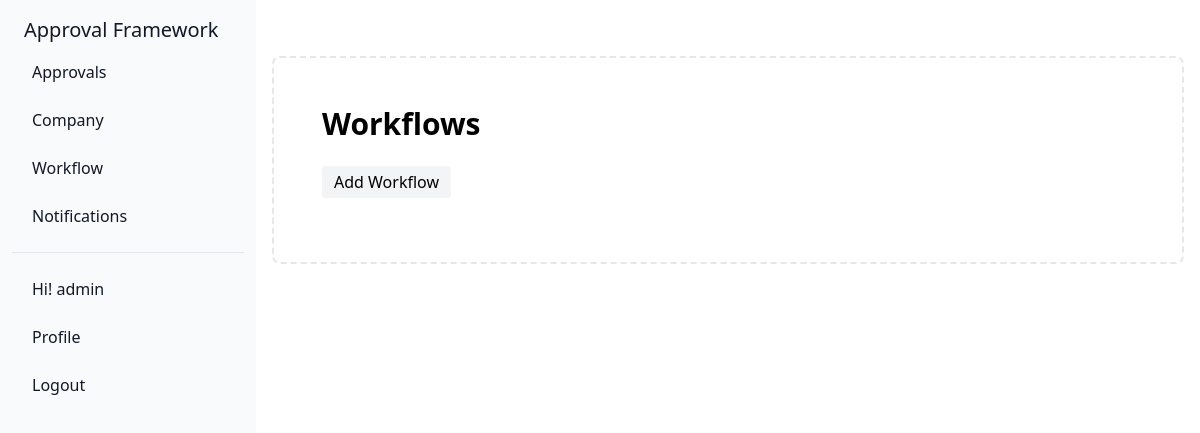
/workflow/ (signed in), run on an earlier commit of the app's database.
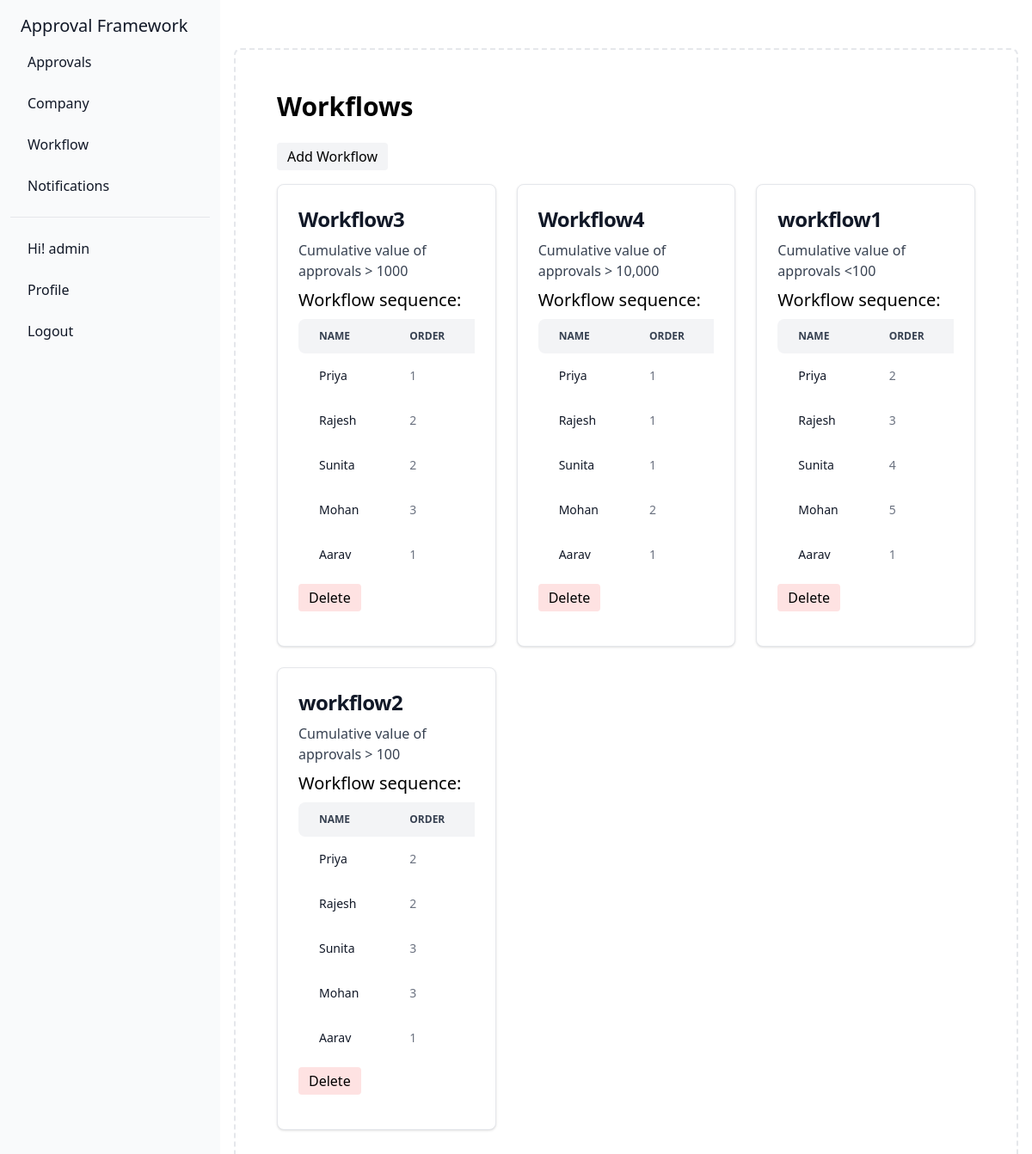
And on a later commit of the database.
### approval/models.py (models this page shows, shortened)
class Workflow(models.Model):
    id = models.AutoField(primary_key=True)
    name = models.CharField(max_length=255)
    description = models.TextField()
    threshold_value = models.IntegerField()  # Approval value threshold to trigger this workflow

class WorkflowStep(models.Model):
    id = models.AutoField(primary_key=True)
    workflow = models.ForeignKey(Workflow, on_delete=models.CASCADE)
    user = models.ForeignKey(User_profile, on_delete=models.CASCADE)
    sequence = models.IntegerField()

class User_profile(models.Model):
    User = models.ForeignKey(User,on_delete=models.CASCADE)
    password = models.CharField(max_length=50,default = 'dlvgh123')
    company = models.ForeignKey(Company,on_delete=models.CASCADE)
    role_choices = {
        ('admin', 'admin'),
        ('staff', 'staff'),
        ('client','client'),
    }
    role = models.CharField(max_length=50,choices=role_choices)
    api_key = models.CharField(max_length=50,default=None,null=True)

### approval/views.py (the view)
# urls.py: path('workflow/',views.workflow,name = 'workflow page'),
def workflow(request):
    user = User_profile.objects.get(User = request.user.id)
    if request.user.is_authenticated and user.role == 'admin' :
        workflows = Workflow.objects.all().order_by('name')
        worksteps = WorkflowStep.objects.all().order_by('workflow')
        return render(request,'workflow.html',{'workflows':workflows,'profile':user,'worksteps':worksteps})
    return redirect('/login/')

### templates/workflow.html (shortened to what this page needs)
{% extends "home.html" %}
{% block content %}
<div class="bg-white p-8  sm:w-full">
    <h1 class="text-3xl font-semibold mb-6">Workflows </h1>
    <a href="/workflow/create/" class="inline-flex mr-5 items-center bg-gray-100 border-0 py-1 px-3 focus:outline-none hover:bg-gray-200 rounded text-base mt-4 md:mt-0">
        Add Workflow
    </a>
    <div class="grid grid-cols-1 sm:grid-cols-2 lg:grid-cols-3 gap-6 mt-4">
        {% for workflow in workflows %}
        <card class="col-span-1">
            <div
                class="block max-w-sm p-6 bg-white border border-gray-200 rounded-lg shadow hover:bg-gray-100">
                <h5 class="mb-2 text-2xl font-bold tracking-tight text-gray-900">
                    {{workflow.name}}
                </h5>
                <p class="font-normal text-gray-700">
                    {{workflow.description}}
                </p>
                <p class="text-xl my-2   ">Workflow sequence:</p>
                <div class="relative overflow-x-auto mb-2 ">
                    <table class="w-full text-sm text-left rtl:text-right text-gray-500 ">
                        <thead class="text-xs text-gray-700 uppercase bg-gray-100 ">
                            <tr>
                                <th scope="col" class="px-6 py-3 rounded-s-lg">
                                    Name
                                </th>
                                <th scope="col" class="px-6 py-3">
                                    Order
                                </th>
                            </tr>
                        </thead>
                        <tbody>
                                {% for workstep in worksteps %}
                                    {% if workstep.workflow.name == workflow.name %}
                                    <tr class="bg-white ">
                                        <td scope="row" class="px-6 py-4 font-medium capitalize text-gray-900 whitespace-nowrap ">
                                            {{workstep.user.User.first_name}}
                                        </td>
                                        <td class="px-6 py-4">
                                            {{workstep.sequence}}
                                        </td>
                                    </tr>
                                    {% endif %}
                                {%endfor%}
                        </tbody>
                    </table>
                </div>
                <a href="/workflow/{{workflow.id}}/remove/" class="inline-flex  mt-4 mb-4 items-center bg-red-100 border-0 py-1 px-3 focus:outline-none hover:bg-red-200 rounded text-base mt-4 md:mt-0">
                    Delete
                </a>
            </div>
        </card>
        {%endfor%}
    </div>
</div>
{% endblock %}

### templates/home.html (shortened to what this page needs)
{% extends 'base.html' %}
{% block body %}
<header class="text-gray-600 body-font">
    <div class="container mx-auto flex flex-wrap sm:p-5 flex-col md:flex-row items-center">
    </div>
</header>
{% if user.is_authenticated %}
 <aside id="separator-sidebar" class="fixed top-0 left-0 z-40 w-64 h-screen transition-transform -translate-x-full sm:translate-x-0" aria-label="Sidebar">
    <div class="h-full px-3 py-4 overflow-y-auto bg-gray-50 ">
       <ul class="space-y-2 font-medium">
        <li>
            <a class="flex title-font font-medium items-center text-gray-900 mb-4 md:mb-0" href="/">
                <span class="ml-3 text-xl">Approval Framework</span>
              </a>
         </li>
         <li>
             <a href="/approval/" class="flex items-center p-2 text-gray-900 rounded-lg  hover:bg-gray-100  group">
                <span class="ms-3">Approvals</span>
             </a>
          </li>
         {% if  profile.role == 'admin' %}
          <li>
            <a href="/company/" class="flex items-center p-2 text-gray-900 rounded-lg  hover:bg-gray-100  group">
               <span class="ms-3">Company</span>
            </a>
         </li>
         <li>
            <a href="/workflow/" class="flex items-center p-2 text-gray-900 rounded-lg  hover:bg-gray-100  group">
               <span class="ms-3">Workflow</span>
            </a>
         </li>
         {% endif %}
         <li>
            <a href="#" class="flex items-center p-2 text-gray-900 rounded-lg  hover:bg-gray-100  group">
               <span class="ms-3">Notifications</span>
            </a>
         </li>
       </ul>
       <ul class="pt-4 mt-4 space-y-2 font-medium border-t border-gray-200 ">
         <li>
            <p  class="flex items-center p-2 text-gray-900 rounded-lg  group">
               <span class="ms-3">Hi! {{request.user.first_name}}</span>
            </p>
         </li>
          <li>
            <a href="/profile/" class="flex items-center p-2 text-gray-900 rounded-lg  hover:bg-gray-100  group">
               <span class="ms-3">Profile</span>
            </a>
         </li>
         <li>
             <a href="/logout/" class="flex items-center p-2 text-gray-900 transition duration-75 rounded-lg hover:bg-gray-100  group">
                <span class="ms-3">Logout</span>
             </a>
          </li>
       </ul>
    </div>
 </aside>
 <div class="p-4 sm:ml-64">
    <div class="p-4 border-2 border-gray-200 border-dashed rounded-lg ">
       {% block content %}
       {% endblock %}
    </div>
 </div>
{%endif %}
{% endblock %}

### templates/base.html (shortened to what this page needs)
<!doctype html>
<html>
<head>
  <link href="https://cdnjs.cloudflare.com/ajax/libs/flowbite/2.1.1/flowbite.min.css" rel="stylesheet" />
  <script src="https://cdn.tailwindcss.com"></script>
</head>
<body>
    {% block body %}
    {% endblock %}
</body>
</html>

What changed in the data, as far as the page shows it:
added Workflow: name "Workflow3", description "Cumulative value of approvals > 1000"
added WorkflowStep: user.User.first_name "Priya", sequence "1", shown under "Workflow3"
added WorkflowStep: user.User.first_name "Rajesh", sequence "2", shown under "Workflow3"
added WorkflowStep: user.User.first_name "Sunita", sequence "2", shown under "Workflow3"
added WorkflowStep: user.User.first_name "Mohan", sequence "3", shown under "Workflow3"
added WorkflowStep: user.User.first_name "Aarav", sequence "1", shown under "Workflow3"
added Workflow: name "Workflow4", description "Cumulative value of approvals > 10,000"
added WorkflowStep: user.User.first_name "Priya", sequence "1", shown under "Workflow4"
added WorkflowStep: user.User.first_name "Rajesh", sequence "1", shown under "Workflow4"
added WorkflowStep: user.User.first_name "Sunita", sequence "1", shown under "Workflow4"
added WorkflowStep: user.User.first_name "Mohan", sequence "2", shown under "Workflow4"
added WorkflowStep: user.User.first_name "Aarav", sequence "1", shown under "Workflow4"
added Workflow: name "workflow1", description "Cumulative value of approvals <100"
added WorkflowStep: user.User.first_name "Priya", sequence "2", shown under "workflow1"
added WorkflowStep: user.User.first_name "Rajesh", sequence "3", shown under "workflow1"
added WorkflowStep: user.User.first_name "Sunita", sequence "4", shown under "workflow1"
added WorkflowStep: user.User.first_name "Mohan", sequence "5", shown under "workflow1"
added WorkflowStep: user.User.first_name "Aarav", sequence "1", shown under "workflow1"
added Workflow: name "workflow2", description "Cumulative value of approvals > 100"
added WorkflowStep: user.User.first_name "Priya", sequence "2", shown under "workflow2"
added WorkflowStep: user.User.first_name "Rajesh", sequence "2", shown under "workflow2"
added WorkflowStep: user.User.first_name "Sunita", sequence "3", shown under "workflow2"
added WorkflowStep: user.User.first_name "Mohan", sequence "3", shown under "workflow2"
added WorkflowStep: user.User.first_name "Aarav", sequence "1", shown under "workflow2"
